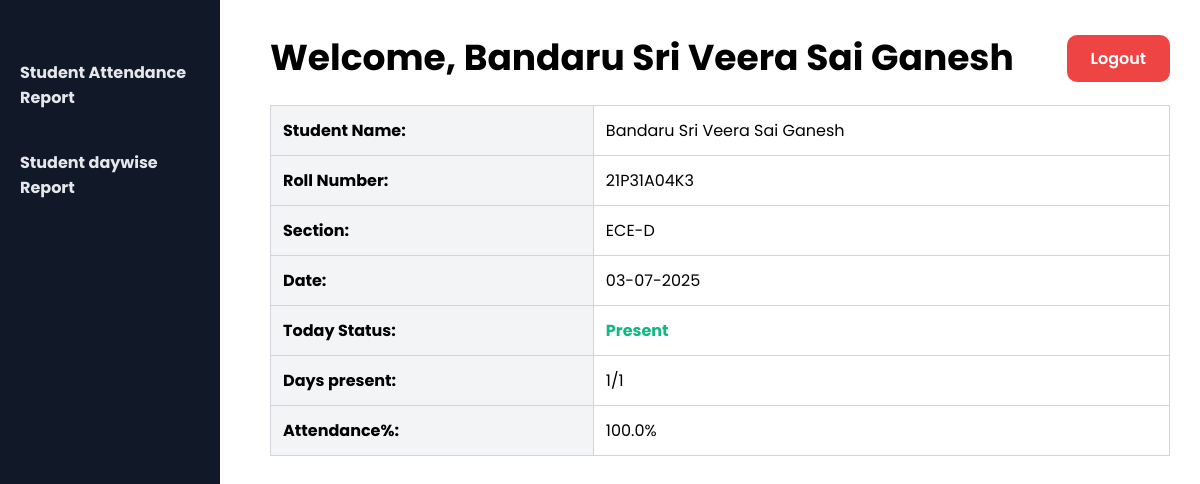
Page /student_dashboard/ (signed in) on the committed database.
### attendance_app/models.py (models this page shows, shortened)
class Student(models.Model):
    name = models.CharField(max_length=100)
    roll_number = models.CharField(max_length=20, unique=True)
    section = models.CharField(max_length=10, choices=SECTION_CHOICES)

### attendance_app/views.py (the view)
# urls.py: path('student_dashboard/', views.student_dashboard, name='student_dashboard'),
def student_dashboard(request):
    student_id = request.session.get('student_id')
    if not student_id:
        return redirect('login')
    student = Student.objects.get(id=student_id)
    today = date.today()
    attendance_today = Attendance.objects.filter(student=student, date=today).first()
    today_status = "Present" if attendance_today and attendance_today.is_present else "Absent"
    total_days = Attendance.objects.filter(student=student).values('date').distinct().count()
    days_present = Attendance.objects.filter(student=student, is_present=True).count()
    attendance_percent = round((days_present / total_days) * 100, 2) if total_days > 0 else 0
    return render(request, 'attendance_app/student_dashboard.html', {
        'student': student,
        'today': today.strftime('%d-%m-%Y'),
        'today_status': today_status,
        'total_days': total_days,
        'days_present': days_present,
        'attendance_percent': attendance_percent,
    })

### attendance_app/templates/attendance_app/student_dashboard.html (shortened to what this page needs)
{% load static %}
<!DOCTYPE html>
<html>
<head>
    <link rel="stylesheet" href="{% static 'css/style.css' %}">
</head>
<body>
    <div class="sidebar">
        <ul>
            <li><a href="{% url 'student_dashboard' %}">Student Attendance Report</a></li>
            <li><a href="{% url 'student_daywise' %}">Student daywise Report</a></li>
        </ul>
    </div>
    <div class="content">
        <div style='display:flex; align-items: center; justify-content: space-between;'>
            <div>
                <h1 style='color:black; display:flex; text-algin:left;'>Welcome, {{student.name}}</h1>
            </div>
            <div class="logout-btn" style='margin-top:1px;'>
                <a href="{% url 'student_logout' %}">Logout</a>
            </div>
        </div>
        <table border="1">
            <tr>
                <th>Student Name:</th>
                <td>{{ student.name }}</td>
            </tr>
            <tr>
                <th>Roll Number:</th>
                <td>{{ student.roll_number }}</td>
            </tr>
            <tr>
                <th>Section:</th>
                <td>{{ student.section }}</td>
            </tr>
            <tr>
                <th>Date:</th>
                <td>{{ today }}</td>
            </tr>
            <tr>
                <th>Today Status:</th>
                <td>{% if today_status == "Present" %}
                        <span class="status-present">Present</span>
                    {% else %}
                        <span class="status-absent">Absent</span>
                    {% endif %}</td>
            </tr>
            <tr>
                <th>Days present:</th>
                <td>{{ days_present }}/{{ total_days }}</td>
            </tr>
            <tr>
                <th>Attendance%:</th>
                <td>{{ attendance_percent }}%</td>
            </tr>
        </table>
    </div>
</body>
</html>

### static/css/style.css (style rules this page uses)
* { padding: 0; margin: 0; font-family: "Poppins", sans-serif; box-sizing: border-box; }
h1 { color: white; font-size: 36px; font-weight: 600px; }
.sidebar { width: 220px; height: 100vh; background-color: #111827; padding-top: 30px; position: fixed; top: 0; left: 0; color: white; }
.sidebar ul { list-style-type: none; padding: 0; }
.sidebar ul li { margin: 20px 0; padding: 10px 20px; }
.sidebar ul li a { text-decoration: none; color: #e5e7eb; display: block; font-weight: bold; transition: background 0.3s, color 0.3s; }
.content { margin-left: 240px; padding: 30px; flex: 1; background-color: #ffffff; min-height: 100vh; }
table { width: 100%; border-collapse: collapse; margin-top: 20px; }
table th, table td { padding: 12px; border: 1px solid #d1d5db; text-align: left; }
table th { background-color: #f3f4f6; }

### attendance_app/templates/attendance_app/student_dashboard.html (style rules this page uses)
.logout-btn { text-align: left; margin-top: 30px; }
.logout-btn a { background-color: #ef4444; padding: 12px 24px; color: white; text-decoration: none; border-radius: 10px; font-weight: 600; transition: background 0.3s; }
.status-present { color: #10b981; font-weight: bold; }

### rows in the picture
Student: name "Bandaru Sri Veera Sai Ganesh", roll_number "21P31A04K3", section "ECE-D"

### other values in the picture
{{ today }} "03-07-2025"
{{ days_present }} "1"
{{ total_days }} "1"
{{ attendance_percent }} "100.0"
